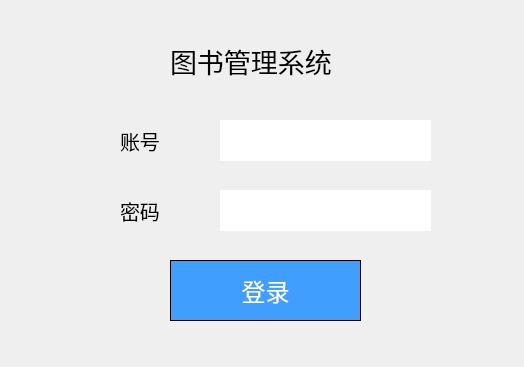
<?xml version="1.0" encoding="UTF-8"?>
<ui version="4.0">
 <class>Login</class>
 <widget class="QDialog" name="Login">
  <property name="geometry">
   <rect>
    <x>0</x>
    <y>0</y>
    <width>524</width>
    <height>367</height>
   </rect>
  </property>
  <property name="windowTitle">
   <string>图书管理系统</string>
  </property>
  <property name="styleSheet">
   <string notr="true">QPushButton {
    background-color: #409eff;
    color: white;
	border:1px solid;
}
QPushButton:hover{
	background-color:gray;
	border:1px solid;
}
QDialog{
border:none;
background-color: qlineargradient(spread:pad, x1:0, y1:0, x2:1, y2:0,
stop:0  #29bdd9, stop:1 #276ace);
}
</string>
  </property>
  <widget class="QLabel" name="label">
   <property name="geometry">
    <rect>
     <x>170</x>
     <y>20</y>
     <width>221</width>
     <height>81</height>
    </rect>
   </property>
   <property name="font">
    <font>
     <pointsize>20</pointsize>
    </font>
   </property>
   <property name="text">
    <string>图书管理系统</string>
   </property>
  </widget>
  <widget class="QLabel" name="label_2">
   <property name="geometry">
    <rect>
     <x>120</x>
     <y>190</y>
     <width>101</width>
     <height>41</height>
    </rect>
   </property>
   <property name="font">
    <font>
     <pointsize>15</pointsize>
    </font>
   </property>
   <property name="text">
    <string>密码</string>
   </property>
  </widget>
  <widget class="QLabel" name="label_3">
   <property name="geometry">
    <rect>
     <x>120</x>
     <y>120</y>
     <width>101</width>
     <height>41</height>
    </rect>
   </property>
   <property name="font">
    <font>
     <pointsize>15</pointsize>
    </font>
   </property>
   <property name="text">
    <string>账号</string>
   </property>
  </widget>
  <widget class="QLineEdit" name="acount">
   <property name="geometry">
    <rect>
     <x>220</x>
     <y>120</y>
     <width>211</width>
     <height>41</height>
    </rect>
   </property>
   <property name="font">
    <font>
     <pointsize>15</pointsize>
    </font>
   </property>
   <property name="frame">
    <bool>false</bool>
   </property>
  </widget>
  <widget class="QLineEdit" name="password">
   <property name="geometry">
    <rect>
     <x>220</x>
     <y>190</y>
     <width>211</width>
     <height>41</height>
    </rect>
   </property>
   <property name="font">
    <font>
     <pointsize>15</pointsize>
    </font>
   </property>
   <property name="frame">
    <bool>false</bool>
   </property>
   <property name="echoMode">
    <enum>QLineEdit::Password</enum>
   </property>
  </widget>
  <widget class="QPushButton" name="login">
   <property name="geometry">
    <rect>
     <x>170</x>
     <y>260</y>
     <width>191</width>
     <height>61</height>
    </rect>
   </property>
   <property name="font">
    <font>
     <pointsize>18</pointsize>
    </font>
   </property>
   <property name="styleSheet">
    <string notr="true"/>
   </property>
   <property name="text">
    <string>登录</string>
   </property>
  </widget>
 </widget>
 <resources/>
 <connections/>
</ui>
